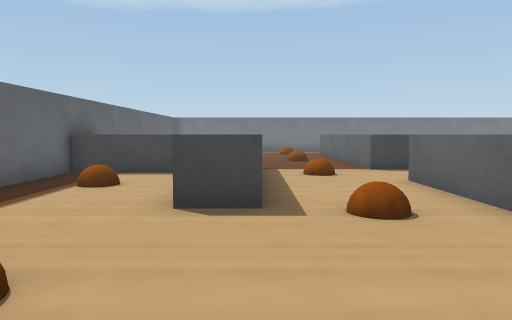
[1] (above)

17 first-person views from a walk through a robot-simulator world made for Webots. The camera is 0.05 m above the floor, tilts 4° down and sees 70° across. The floor is counted in squares, 0.05 m on a side. Each view is taken from the middle of a square. On the plan, view 1 faces up. The plan holds only what a view shows up to about 13 squares ahead; the rest is blank. The robots in the file are not drawn. Simple shapes and patterns stand in for the simulator's stock objects.

[2]
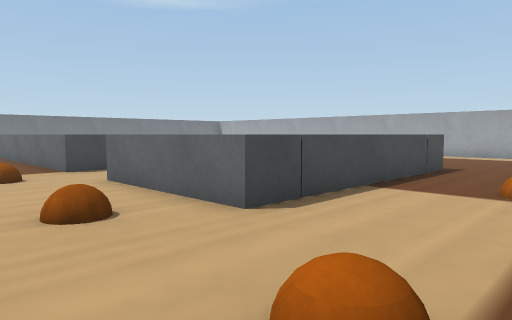

[3]
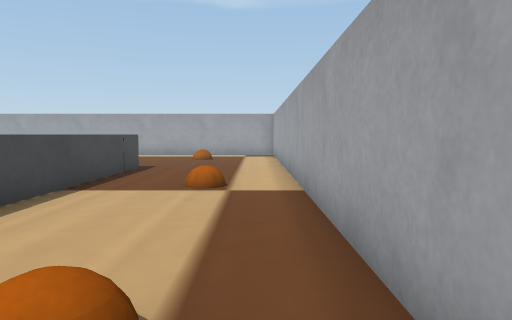

[4]
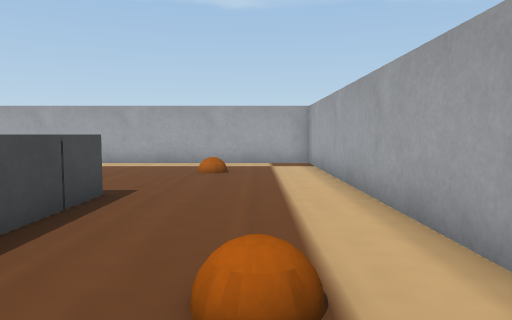

[5]
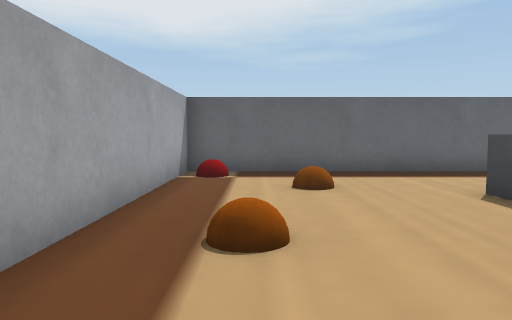

[6]
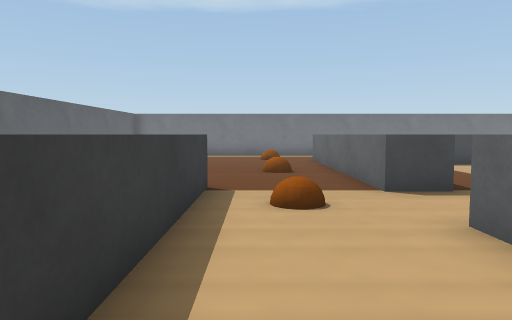

[7]
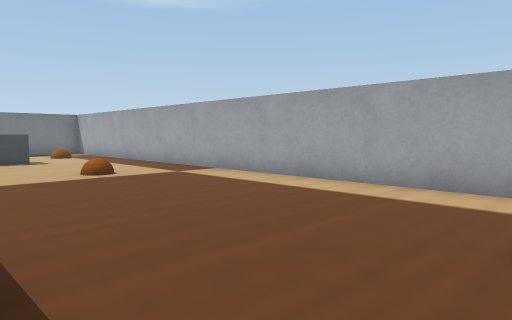

[8]
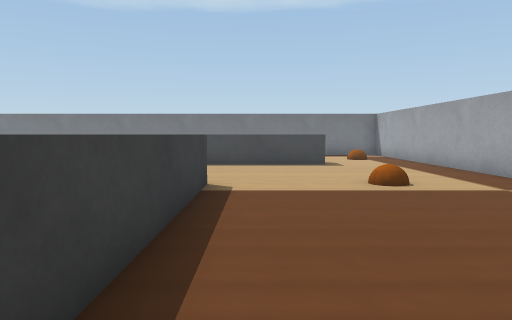

[9]
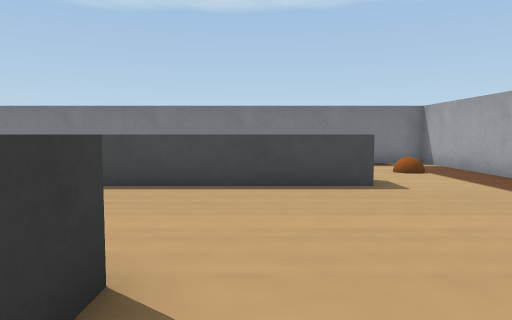

[10]
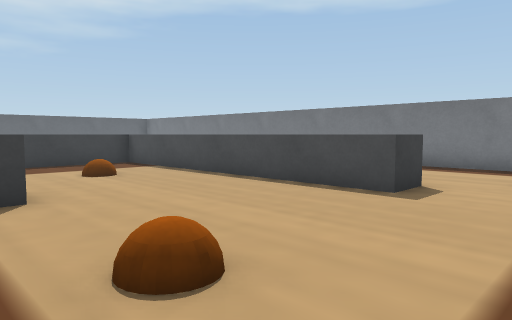

[11]
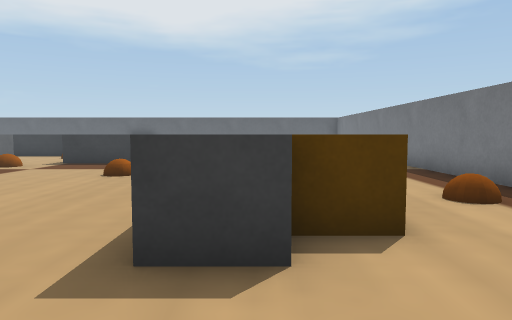

[12]
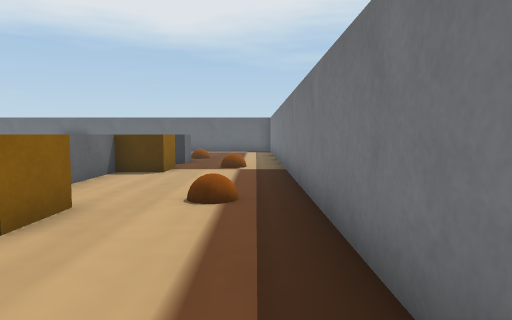

[13]
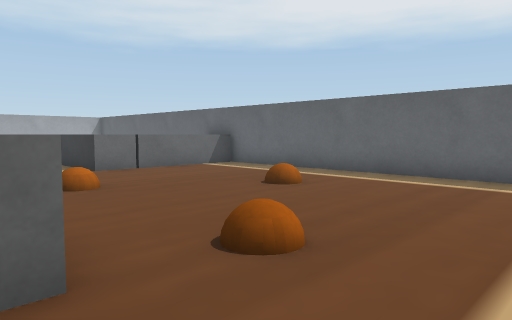

[14]
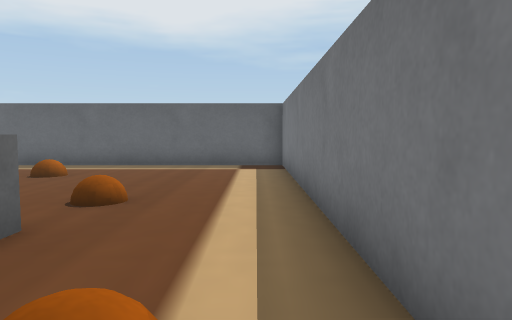

[15]
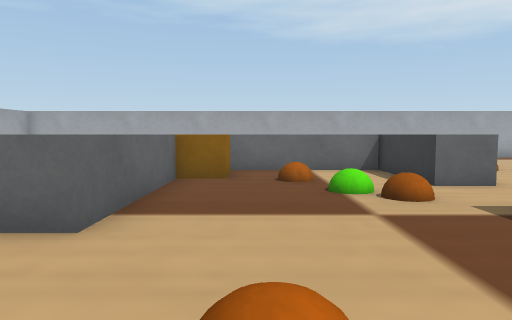

[16]
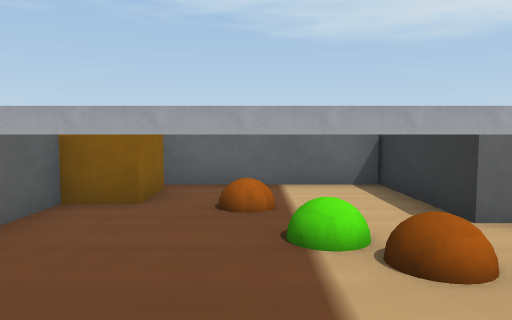

[17]
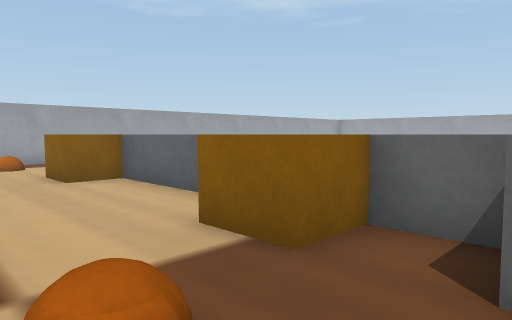

### Floor plan
Points are (right, up) in squares from view 1. A wall is a line through its corners. A room is listed if a view was taken in it or the views show most of it. See-through windows are left out.
Room 1 (views 1, 2, 3, 4, 5, 6, 7, 8, 9, 10, 11, 12, 13, 14, 15, 16, 17)
walls: (11, 11.4) (11, 5.2); (0.1, 10.9) (0.1, 5.2); (3.2, 18.6) (4.5, 18.6); (14.3, 17.4) (14.3, 16.1); (17.9, 21.9) (-4.9, 21.9) (-4.9, -0.9) (17.9, -0.9) (17.9, 21.9)
low walls: (9.8, 6.8) (9.8, 11.3) (10.6, 11.3); (7.2, 17.3) (12.1, 17.3); (4.6, 17.3) (6, 17.3); (4.5, 18.6) (4.5, 18.1); (-1.1, 10.9) (0.1, 10.9); (11.1, 3.5) (3.3, 3.5) (3.3, 7.9) (4.5, 7.9) (4.5, 4.7) (8.9, 4.7); (14.3, 16.1) (4.5, 16.1) (4.5, 10.4) (3.3, 10.4) (3.3, 17); (0.1, 4.9) (-1.1, 4.9)
objects: red ball (-4, 0); grey box (-4, 10) to (-2, 11); brown ball (-3, 7); brown ball (-2, 2); brown ball (-2, 16); brown ball (1, 1) to (2, 1); brown ball (1, 4) to (2, 5); brown ball (1, 9) to (2, 9); brown ball (1, 14) to (2, 14); brown ball (1, 18) to (2, 19); brown ball (5, 9) to (6, 9); green ball (6, 8); brown box (6, 18) to (7, 18); brown ball (6, 20); brown ball (7, 1); brown ball (7, 7); brown ball (8, 13) to (8, 14); brown box (9, 6) to (10, 7); brown ball (11, 20) to (12, 21); brown box (12, 18) to (13, 18); brown ball (15, 2); brown ball (15, 11) to (15, 12); brown ball (16, 19)

Positions as (right, up) in squares from view 1, and headings:
1: (0, 0), facing up
2: (0, 0), facing up-right
3: (0, 0), facing right
4: (5, 1), facing right
5: (5, 1), facing left
6: (1, 4), facing up
7: (11, 2), facing up-right
8: (12, 4), facing up
9: (12, 9), facing up
10: (17, 10), facing up-left
11: (17, 17), facing left
12: (17, 21), facing left
13: (4, 21), facing down-left
14: (7, 21), facing left
15: (8, 15), facing down
16: (7, 12), facing down
17: (4, 21), facing down-right
